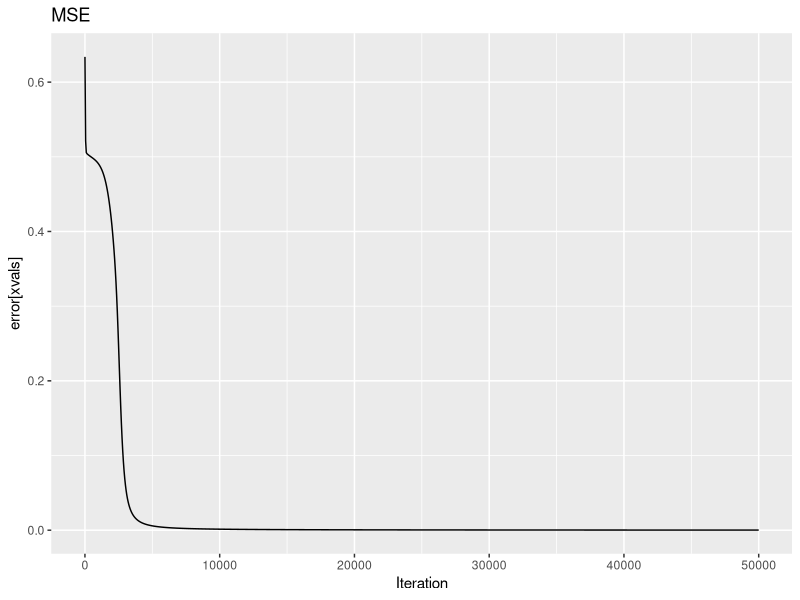
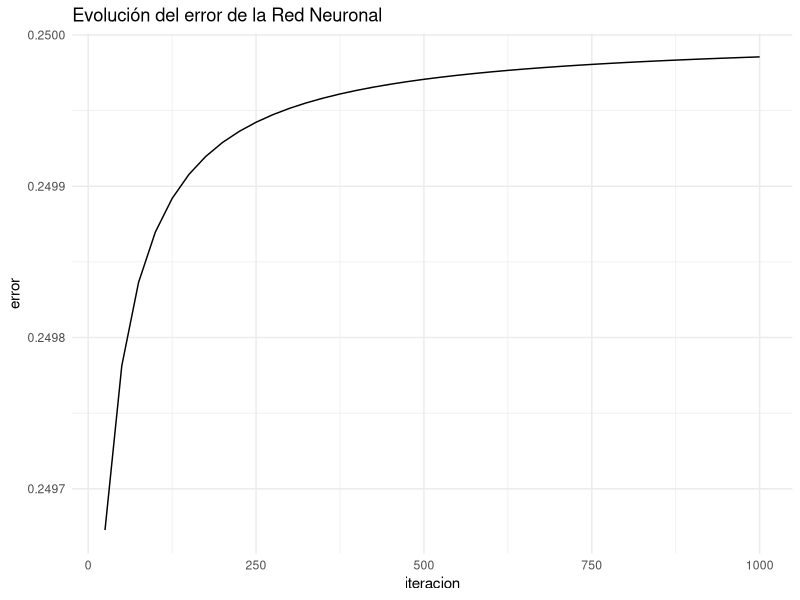

Source code (R) for these figures, in order:
## ---- chunk 1
#Implementing NN in R
# input matrix
X=matrix(c(1,0,1,0,1,0,1,1,0,1,0,1),nrow = 3, ncol=4,byrow = TRUE)

# output matrix
Y=matrix(c(1,0,0),byrow=FALSE)
## ---- chunk 2
#sigmoid function
sigmoid<-function(x){
1/(1+exp(-x))
}

# derivative of sigmoid function
derivatives_sigmoid<-function(x){
x*(1-x)
}
## ---- chunk 3
# variable initialization
epoch=10000 #number of iteration
lr=0.5
inputlayer_neurons=ncol(X)
hiddenlayer_neurons=5
output_neurons=1
## ---- chunk 4
#weight and bias initialization
wh=matrix(rnorm(inputlayer_neurons*hiddenlayer_neurons,mean=0,sd=1), inputlayer_neurons, hiddenlayer_neurons) #create a inputlayer_neurons x  hiddenlayer_neurons matrix
wh
bias_input=rep(runif(hiddenlayer_neurons), nrow(X))
bh=matrix(bias_input, nrow = nrow(X), byrow = FALSE)
bh

wout=matrix(rnorm(hiddenlayer_neurons*output_neurons,mean=0,sd=1), hiddenlayer_neurons, output_neurons)
wout

bias_output=rep(runif(output_neurons),nrow(X))
bout=matrix(bias_output,nrow = nrow(X),byrow = FALSE)
bout
## ---- chunk 5
# forward propagation
for(i in 1:epoch){


  hidden_layer_input=X%*%wh+bh
  hidden_layer_activations=sigmoid(hidden_layer_input)
  
  output_layer_input=hidden_layer_activations%*%wout+bout
  output= sigmoid(output_layer_input)
  
  # Back Propagation
  
  E=Y-output #loss function
  slope_output_layer=derivatives_sigmoid(output)
  slope_hidden_layer=derivatives_sigmoid(hidden_layer_activations)
  
  d_output=E*slope_output_layer
  
  Error_at_hidden_layer=d_output%*%t(wout)
  d_hiddenlayer=Error_at_hidden_layer*slope_hidden_layer
  
  wout= wout + (t(hidden_layer_activations)%*%d_output)*lr
  bout= bout+rowSums(d_output)*lr
  
  wh = wh +(t(X)%*%d_hiddenlayer)*lr
  bh = bh + rowSums(d_hiddenlayer)*lr

}
output
## ---- chunk 6
# libraries
suppressPackageStartupMessages(library(ggplot2))
suppressPackageStartupMessages(library(caret))

# set up data
id <- sample(rep(1:4, 2), 8)
X <- matrix(c(0, 0, 1, 1, 1, 1, 1, 0, 1, 0, 1, 1), nrow = 4, byrow = FALSE)
X <- X[id,]
y <- matrix(c(0, 1, 1, 0, 1, 0, 0, 1), nrow = 4)
y <- y[id,]

# activation function
# sigmoid
sigmoid <- function(x) return(1/(1+exp(-x)))
d.sigmoid <- function(x) return(x*(1-x))
## ---- chunk 7
# neural net function with 1 hidden layer - user specifies number of nodes
myNeuralNet <- function(X, y, hl, niters, learning.rate){

  # add in intercept
  X <- cbind(rep(1, nrow(X)), X)

  # set error array
  error <- rep(0, niters)

  # set up weights
  # the +1 is to add in the intercept/bias parameter
  W1 <- matrix(runif(ncol(X)*hl[1], -1, 1), nrow = ncol(X))
  W2 <- matrix(runif((hl[1]+1)*hl[2], -1, 1), nrow = hl[1]+1)
  W3 <- matrix(runif((hl[2]+1)*ncol(y), -1, 1), nrow = hl[2]+1)

  for(k in 1:niters){

    # calculate the hidden and output layers using X and hidden layer as inputs
    # hidden layer 1 and 2 have a column of ones appended for the bias term
    hidden1 <- cbind(matrix(1, nrow = nrow(X)), sigmoid(X %*% W1))
    hidden2 <- cbind(matrix(1, nrow = nrow(X)), sigmoid(hidden1 %*% W2))
    y_hat <- sigmoid(hidden2 %*% W3)

    # calculate the gradient and back prop the errors
    # see theory above
    y_hat_del <- (y-y_hat)*(d.sigmoid(y_hat))
    hidden2_del <- y_hat_del %*% t(W3)*d.sigmoid(hidden2)
    hidden1_del <- hidden2_del[,-1] %*% t(W2)*d.sigmoid(hidden1)

    # update the weights
    W3 <- W3 + learning.rate*t(hidden2) %*% y_hat_del
    W2 <- W2 + learning.rate*t(hidden1) %*% hidden2_del[,-1]
    W1 <- W1 + learning.rate*t(X) %*% hidden1_del[,-1]

    # storing error (MSE)
    error[k] <- 1/nrow(y)*sum((y-y_hat)^2)
    if((k %% (10^4+1)) == 0) cat("mse:", error[k], "\n")
  }

  # plot loss
  xvals <- seq(1, niters, length = 1000)
  print(qplot(xvals, error[xvals], geom = "line", main = "MSE", xlab = "Iteration"))

  return(y_hat)
}
## ---- chunk 8
# set parameters
hidden.layers <- c(6, 6)
iter <- 50000
lr <- 0.02

# run neural net
out <- myNeuralNet(X, y, hl = hidden.layers, niters= iter, learning.rate = lr)
## ---- chunk 9
circulo <- function(x, R, centroX=0, centroY=0){
r = R * sqrt(runif(x))
theta = runif(x) * 2 * pi
x = centroX + r * cos(theta)
y = centroY + r * sin(theta)

z = data.frame(x = x, y = y)
return(z)
}

datos1 <- circulo(150,0.5)
datos2 <- circulo(150,1.5)

datos1$Y <- 1
datos2$Y <- 0
datos <- rbind(datos1,datos2)

rm(datos1,datos2, circulo)

X <- as.matrix(datos[,1:2])
Y <- as.matrix(datos[,3])
## ---- chunk 10
neuron <- setRefClass(
  "neuron",
  fields = list(
    activation_function = "list",
    number_of_connections = "numeric",
    number_of_neurons = "numeric",
    W = "matrix",
    b = "numeric"
  ),
  methods = list(
    initialize = function(activation_function, number_of_connections, number_of_neurons)
    {
      activation_function <<- activation_function
      number_of_connections <<- number_of_connections
      number_of_neurons <<- number_of_neurons
      W <<- matrix(runif(number_of_connections*number_of_neurons),
                   nrow = number_of_connections)
      b <<- runif(number_of_neurons)
    }
  )
)
## ---- chunk 11
sigmoid = function(x) {
  y = list() 
  y[['x']] <- 1 / (1 + exp(-x))
  y[['dx']] <- x * (1 - x)
  return(y)
}
## ---- chunk 12
relu <- function(x){
  y <- list()
  y[['x']] <- ifelse(x<0,0,x)
  y[['dx']] <- ifelse(x<0,0,1)
  return(y)
}
## ---- chunk 13
n = ncol(X) 
layers = c(n, 4, 8, 1) 
functions = list(sigmoid = sigmoid, relu = relu, sigmoid = sigmoid) 
neural_network <- list()

for (i in 1:(length(layers)-1)){
    neural_network[[paste('Neuron',i)]] <- neuron$new(functions[i],layers[i], layers[i+1])
    
}

neural_network
## ---- chunk 14
forward <- function(nn, X,Y){

out = list()
out[['Input Layer']] <- c(list(matrix(0,ncol=2,nrow=1)), list(X))
names(out[['Input Layer']]) <- c('z', 'a')
  for(i in c(1:(length(nn)))){
    z = list((out[[i]][[2]] %*% nn[[i]]$W + nn[[i]]$b)) #multiply input by weights adjusted by bias
    a = list(nn[[i]]$activation_function[[1]](z[[1]])[['x']])
    
    out[[i+1]] <- c(z,a)
    names(out[[i+1]]) <- c('z', 'a')
    
    if (i == length(nn))
      names(out)[[i+1]] <- 'Output Layer'
    else
      names(out)[[i+1]] <- paste('Hidden Layer', i)
    
  }
return(out)
}
## ---- chunk 15
f1 <- forward(neural_network, X,Y)
head(f1$`Output Layer`$a)
## ---- chunk 16
backprop <- function(forward, nn,Y, lr = 0.05){

  for (i in rev(1:length(nn))){
    z = forward[[i+1]][['z']]
    a = forward[[i+1]][['a']]
  
    if(i == length(nn)){
      delta <- (Y - a) * nn[[i]]$activation_function[[1]](a)[['dx']]
    } else{
      delta <- delta %*% W  * nn[[i]]$activation_function[[1]](a)[['dx']]
    }

    W = t(nn[[i]]$W)
    

    nn[[i]]$b <- nn[[i]]$b - mean(delta) * lr
    nn[[i]]$W <- nn[[i]]$W - t(forward[[i]][['a']]) %*% delta * lr
  }
  x = list()
  x[[1]] <- nn
  x[[2]] <- forward[[length(forward)]][['a']]
  return(x)
}
## ---- chunk 17
b1 <- backprop(f1, neural_network, Y)
## ---- chunk 18
Y_updated <- X
for (i in seq(1000)){
  
  f1 <- forward(neural_network, Y_updated, Y)
  b1 <- backprop(f1, neural_network, Y, 0.01)
  Y_updated[,2] <- b1[[2]]
  if(i %% 25 == 0){
    if(i == 25){
      iteracion <- i
      error <- mean(Y_updated[,2] - Y)^2
    }else{
          iteracion <- c(iteracion,i)
          error <- c(error,mean(Y_updated[,2] - Y)^2)      
    }
  }
}

head(Y_updated[,2])
## ---- chunk 19
library(ggplot2)

grafico = data.frame(Iteracion = iteracion, Error = error)

ggplot(grafico,aes(iteracion, error)) + geom_line() + theme_minimal() +
  labs(title = "Evolución del error de la Red Neuronal")
